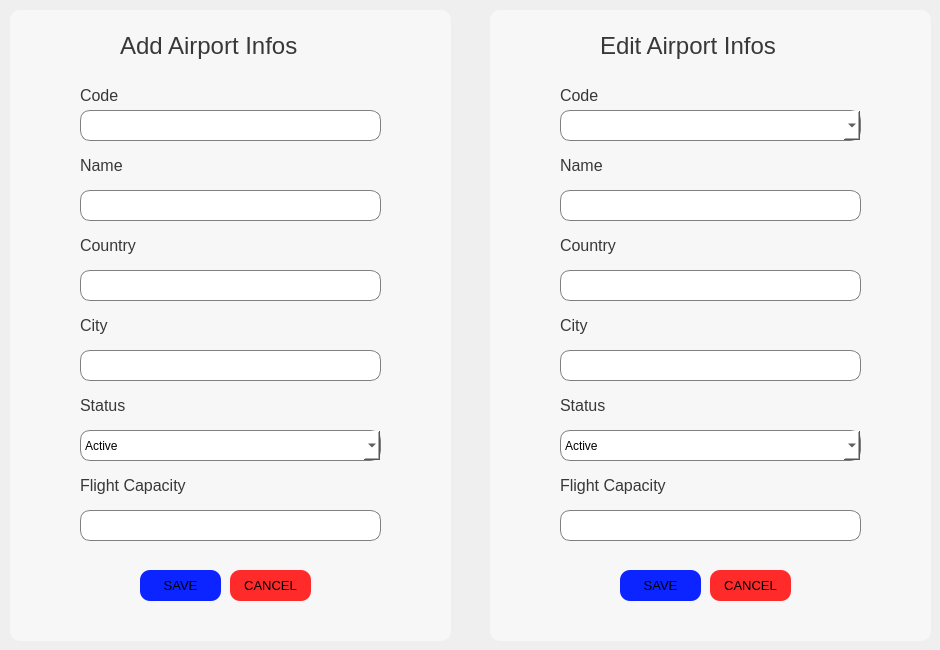
      <widget class="QWidget" name="tab_15">
       <attribute name="title">
        <string>Airport Infos</string>
       </attribute>
       <widget class="QFrame" name="frame_14">
        <property name="geometry">
         <rect>
          <x>10</x>
          <y>10</y>
          <width>441</width>
          <height>631</height>
         </rect>
        </property>
        <property name="styleSheet">
         <string notr="true">background-color: rgb(247, 247, 247);
border-radius: 10px;</string>
        </property>
        <property name="frameShape">
         <enum>QFrame::StyledPanel</enum>
        </property>
        <property name="frameShadow">
         <enum>QFrame::Raised</enum>
        </property>
        <widget class="QLabel" name="label_90">
         <property name="geometry">
          <rect>
           <x>110</x>
           <y>20</y>
           <width>211</width>
           <height>31</height>
          </rect>
         </property>
         <property name="font">
          <font>
           <pointsize>18</pointsize>
          </font>
         </property>
         <property name="styleSheet">
          <string notr="true">color: rgb(56, 56, 56);</string>
         </property>
         <property name="text">
          <string>Add Airport Infos</string>
         </property>
        </widget>
        <widget class="Line" name="line_22">
         <property name="geometry">
          <rect>
           <x>0</x>
           <y>60</y>
           <width>541</width>
           <height>16</height>
          </rect>
         </property>
         <property name="orientation">
          <enum>Qt::Horizontal</enum>
         </property>
        </widget>
        <widget class="QLabel" name="label_91">
         <property name="geometry">
          <rect>
           <x>70</x>
           <y>70</y>
           <width>51</width>
           <height>31</height>
          </rect>
         </property>
         <property name="font">
          <font>
           <pointsize>12</pointsize>
          </font>
         </property>
         <property name="styleSheet">
          <string notr="true">color: rgb(56, 56, 56);</string>
         </property>
         <property name="text">
          <string>Code</string>
         </property>
        </widget>
        <widget class="QLineEdit" name="lineEdit_48">
         <property name="geometry">
          <rect>
           <x>70</x>
           <y>100</y>
           <width>301</width>
           <height>31</height>
          </rect>
         </property>
         <property name="styleSheet">
          <string notr="true">border :1px solid grey;
border-radius: 10px;
background-color: rgb(255, 255, 255);</string>
         </property>
         <property name="text">
          <string/>
         </property>
        </widget>
        <widget class="QLineEdit" name="lineEdit_49">
         <property name="geometry">
          <rect>
           <x>70</x>
           <y>180</y>
           <width>301</width>
           <height>31</height>
          </rect>
         </property>
         <property name="styleSheet">
          <string notr="true">border :1px solid grey;
border-radius: 10px;
background-color: rgb(255, 255, 255);</string>
         </property>
         <property name="text">
          <string/>
         </property>
        </widget>
        <widget class="QLabel" name="label_92">
         <property name="geometry">
          <rect>
           <x>70</x>
           <y>140</y>
           <width>51</width>
           <height>31</height>
          </rect>
         </property>
         <property name="font">
          <font>
           <pointsize>12</pointsize>
          </font>
         </property>
         <property name="styleSheet">
          <string notr="true">color: rgb(56, 56, 56);</string>
         </property>
         <property name="text">
          <string>Name</string>
         </property>
        </widget>
        <widget class="QLabel" name="label_93">
         <property name="geometry">
          <rect>
           <x>70</x>
           <y>220</y>
           <width>61</width>
           <height>31</height>
          </rect>
         </property>
         <property name="font">
          <font>
           <pointsize>12</pointsize>
          </font>
         </property>
         <property name="styleSheet">
          <string notr="true">color: rgb(56, 56, 56);</string>
         </property>
         <property name="text">
          <string>Country</string>
         </property>
        </widget>
        <widget class="QLineEdit" name="lineEdit_50">
         <property name="geometry">
          <rect>
           <x>70</x>
           <y>260</y>
           <width>301</width>
           <height>31</height>
          </rect>
         </property>
         <property name="styleSheet">
          <string notr="true">border :1px solid grey;
border-radius: 10px;
background-color: rgb(255, 255, 255);</string>
         </property>
         <property name="text">
          <string/>
         </property>
        </widget>
        <widget class="QLabel" name="label_94">
         <property name="geometry">
          <rect>
           <x>70</x>
           <y>300</y>
           <width>51</width>
           <height>31</height>
          </rect>
         </property>
         <property name="font">
          <font>
           <pointsize>12</pointsize>
          </font>
         </property>
         <property name="styleSheet">
          <string notr="true">color: rgb(56, 56, 56);</string>
         </property>
         <property name="text">
          <string>City</string>
         </property>
        </widget>
        <widget class="QLineEdit" name="lineEdit_51">
         <property name="geometry">
          <rect>
           <x>70</x>
           <y>340</y>
           <width>301</width>
           <height>31</height>
          </rect>
         </property>
         <property name="styleSheet">
          <string notr="true">border :1px solid grey;
border-radius: 10px;
background-color: rgb(255, 255, 255);</string>
         </property>
         <property name="text">
          <string/>
         </property>
        </widget>
        <widget class="QLabel" name="label_95">
         <property name="geometry">
          <rect>
           <x>70</x>
           <y>380</y>
           <width>51</width>
           <height>31</height>
          </rect>
         </property>
         <property name="font">
          <font>
           <pointsize>12</pointsize>
          </font>
         </property>
         <property name="styleSheet">
          <string notr="true">color: rgb(56, 56, 56);</string>
         </property>
         <property name="text">
          <string>Status</string>
         </property>
        </widget>
        <widget class="QComboBox" name="comboBox_18">
         <property name="geometry">
          <rect>
           <x>70</x>
           <y>420</y>
           <width>301</width>
           <height>31</height>
          </rect>
         </property>
         <property name="styleSheet">
          <string notr="true">background-color: rgb(255, 255, 255);
border-radius: 10px;
border :1px solid grey;</string>
         </property>
         <item>
          <property name="text">
           <string>Active</string>
          </property>
         </item>
         <item>
          <property name="text">
           <string>Passive</string>
          </property>
         </item>
        </widget>
        <widget class="QLineEdit" name="lineEdit_52">
         <property name="geometry">
          <rect>
           <x>70</x>
           <y>500</y>
           <width>301</width>
           <height>31</height>
          </rect>
         </property>
         <property name="styleSheet">
          <string notr="true">border :1px solid grey;
border-radius: 10px;
background-color: rgb(255, 255, 255);</string>
         </property>
         <property name="text">
          <string/>
         </property>
        </widget>
        <widget class="QLabel" name="label_96">
         <property name="geometry">
          <rect>
           <x>70</x>
           <y>460</y>
           <width>111</width>
           <height>31</height>
          </rect>
         </property>
         <property name="font">
          <font>
           <pointsize>12</pointsize>
          </font>
         </property>
         <property name="styleSheet">
          <string notr="true">color: rgb(56, 56, 56);</string>
         </property>
         <property name="text">
          <string>Flight Capacity</string>
         </property>
        </widget>
        <widget class="Line" name="line_23">
         <property name="geometry">
          <rect>
           <x>0</x>
           <y>560</y>
           <width>541</width>
           <height>16</height>
          </rect>
         </property>
         <property name="orientation">
          <enum>Qt::Horizontal</enum>
         </property>
        </widget>
        <widget class="QPushButton" name="pushButton_25">
         <property name="geometry">
          <rect>
           <x>220</x>
           <y>560</y>
           <width>81</width>
           <height>31</height>
          </rect>
         </property>
         <property name="font">
          <font>
           <pointsize>10</pointsize>
          </font>
         </property>
         <property name="styleSheet">
          <string notr="true">background-color: rgb(255, 42, 42);
border-radius: 10px;</string>
         </property>
         <property name="text">
          <string>CANCEL</string>
         </property>
        </widget>
        <widget class="QPushButton" name="pushButton_26">
         <property name="geometry">
          <rect>
           <x>130</x>
           <y>560</y>
           <width>81</width>
           <height>31</height>
          </rect>
         </property>
         <property name="font">
          <font>
           <pointsize>10</pointsize>
          </font>
         </property>
         <property name="styleSheet">
          <string notr="true">background-color: rgb(12, 36, 255);
border-radius: 10px;</string>
         </property>
         <property name="text">
          <string>SAVE</string>
         </property>
        </widget>
       </widget>
       <widget class="QFrame" name="frame_15">
        <property name="geometry">
         <rect>
          <x>490</x>
          <y>10</y>
          <width>441</width>
          <height>631</height>
         </rect>
        </property>
        <property name="styleSheet">
         <string notr="true">background-color: rgb(247, 247, 247);
border-radius: 10px;</string>
        </property>
        <property name="frameShape">
         <enum>QFrame::StyledPanel</enum>
        </property>
        <property name="frameShadow">
         <enum>QFrame::Raised</enum>
        </property>
        <widget class="QLabel" name="label_97">
         <property name="geometry">
          <rect>
           <x>110</x>
           <y>20</y>
           <width>211</width>
           <height>31</height>
          </rect>
         </property>
         <property name="font">
          <font>
           <pointsize>18</pointsize>
          </font>
         </property>
         <property name="styleSheet">
          <string notr="true">color: rgb(56, 56, 56);</string>
         </property>
         <property name="text">
          <string>Edit Airport Infos</string>
         </property>
        </widget>
        <widget class="Line" name="line_24">
         <property name="geometry">
          <rect>
           <x>0</x>
           <y>60</y>
           <width>541</width>
           <height>16</height>
          </rect>
         </property>
         <property name="orientation">
          <enum>Qt::Horizontal</enum>
         </property>
        </widget>
        <widget class="QLabel" name="label_98">
         <property name="geometry">
          <rect>
           <x>70</x>
           <y>70</y>
           <width>51</width>
           <height>31</height>
          </rect>
         </property>
         <property name="font">
          <font>
           <pointsize>12</pointsize>
          </font>
         </property>
         <property name="styleSheet">
          <string notr="true">color: rgb(56, 56, 56);</string>
         </property>
         <property name="text">
          <string>Code</string>
         </property>
        </widget>
        <widget class="QLineEdit" name="lineEdit_54">
         <property name="geometry">
          <rect>
           <x>70</x>
           <y>180</y>
           <width>301</width>
           <height>31</height>
          </rect>
         </property>
         <property name="styleSheet">
          <string notr="true">border :1px solid grey;
border-radius: 10px;
background-color: rgb(255, 255, 255);</string>
         </property>
         <property name="text">
          <string/>
         </property>
        </widget>
        <widget class="QLabel" name="label_99">
         <property name="geometry">
          <rect>
           <x>70</x>
           <y>140</y>
           <width>51</width>
           <height>31</height>
          </rect>
         </property>
         <property name="font">
          <font>
           <pointsize>12</pointsize>
          </font>
         </property>
         <property name="styleSheet">
          <string notr="true">color: rgb(56, 56, 56);</string>
         </property>
         <property name="text">
          <string>Name</string>
         </property>
        </widget>
        <widget class="QLabel" name="label_100">
         <property name="geometry">
          <rect>
           <x>70</x>
           <y>220</y>
           <width>61</width>
           <height>31</height>
          </rect>
         </property>
         <property name="font">
          <font>
           <pointsize>12</pointsize>
          </font>
         </property>
         <property name="styleSheet">
          <string notr="true">color: rgb(56, 56, 56);</string>
         </property>
         <property name="text">
          <string>Country</string>
         </property>
        </widget>
        <widget class="QLineEdit" name="lineEdit_55">
         <property name="geometry">
          <rect>
           <x>70</x>
           <y>260</y>
           <width>301</width>
           <height>31</height>
          </rect>
         </property>
         <property name="styleSheet">
          <string notr="true">border :1px solid grey;
border-radius: 10px;
background-color: rgb(255, 255, 255);</string>
         </property>
         <property name="text">
          <string/>
         </property>
        </widget>
        <widget class="QLabel" name="label_101">
         <property name="geometry">
          <rect>
           <x>70</x>
           <y>300</y>
           <width>51</width>
           <height>31</height>
          </rect>
         </property>
         <property name="font">
          <font>
           <pointsize>12</pointsize>
          </font>
         </property>
         <property name="styleSheet">
          <string notr="true">color: rgb(56, 56, 56);</string>
         </property>
         <property name="text">
          <string>City</string>
         </property>
        </widget>
        <widget class="QLineEdit" name="lineEdit_56">
         <property name="geometry">
          <rect>
           <x>70</x>
           <y>340</y>
           <width>301</width>
           <height>31</height>
          </rect>
         </property>
         <property name="styleSheet">
          <string notr="true">border :1px solid grey;
border-radius: 10px;
background-color: rgb(255, 255, 255);</string>
         </property>
         <property name="text">
          <string/>
         </property>
        </widget>
        <widget class="QLabel" name="label_102">
         <property name="geometry">
          <rect>
           <x>70</x>
           <y>380</y>
           <width>51</width>
           <height>31</height>
          </rect>
         </property>
         <property name="font">
          <font>
           <pointsize>12</pointsize>
          </font>
         </property>
         <property name="styleSheet">
          <string notr="true">color: rgb(56, 56, 56);</string>
         </property>
         <property name="text">
          <string>Status</string>
         </property>
        </widget>
        <widget class="QComboBox" name="comboBox_19">
         <property name="geometry">
          <rect>
           <x>70</x>
           <y>420</y>
           <width>301</width>
           <height>31</height>
          </rect>
         </property>
         <property name="styleSheet">
          <string notr="true">background-color: rgb(255, 255, 255);
border-radius: 10px;
border :1px solid grey;</string>
         </property>
         <item>
          <property name="text">
           <string>Active</string>
          </property>
         </item>
         <item>
          <property name="text">
           <string>Passive</string>
          </property>
         </item>
        </widget>
        <widget class="QLineEdit" name="lineEdit_57">
         <property name="geometry">
          <rect>
           <x>70</x>
           <y>500</y>
           <width>301</width>
           <height>31</height>
          </rect>
         </property>
         <property name="styleSheet">
          <string notr="true">border :1px solid grey;
border-radius: 10px;
background-color: rgb(255, 255, 255);</string>
         </property>
         <property name="text">
          <string/>
         </property>
        </widget>
        <widget class="QLabel" name="label_103">
         <property name="geometry">
          <rect>
           <x>70</x>
           <y>460</y>
           <width>111</width>
           <height>31</height>
          </rect>
         </property>
         <property name="font">
          <font>
           <pointsize>12</pointsize>
          </font>
         </property>
         <property name="styleSheet">
          <string notr="true">color: rgb(56, 56, 56);</string>
         </property>
         <property name="text">
          <string>Flight Capacity</string>
         </property>
        </widget>
        <widget class="Line" name="line_25">
         <property name="geometry">
          <rect>
           <x>0</x>
           <y>560</y>
           <width>541</width>
           <height>16</height>
          </rect>
         </property>
         <property name="orientation">
          <enum>Qt::Horizontal</enum>
         </property>
        </widget>
        <widget class="QPushButton" name="pushButton_27">
         <property name="geometry">
          <rect>
           <x>220</x>
           <y>560</y>
           <width>81</width>
           <height>31</height>
          </rect>
         </property>
         <property name="font">
          <font>
           <pointsize>10</pointsize>
          </font>
         </property>
         <property name="styleSheet">
          <string notr="true">background-color: rgb(255, 42, 42);
border-radius: 10px;</string>
         </property>
         <property name="text">
          <string>CANCEL</string>
         </property>
        </widget>
        <widget class="QPushButton" name="pushButton_28">
         <property name="geometry">
          <rect>
           <x>130</x>
           <y>560</y>
           <width>81</width>
           <height>31</height>
          </rect>
         </property>
         <property name="font">
          <font>
           <pointsize>10</pointsize>
          </font>
         </property>
         <property name="styleSheet">
          <string notr="true">background-color: rgb(12, 36, 255);
border-radius: 10px;</string>
         </property>
         <property name="text">
          <string>SAVE</string>
         </property>
        </widget>
        <widget class="QComboBox" name="comboBox_36">
         <property name="geometry">
          <rect>
           <x>70</x>
           <y>100</y>
           <width>301</width>
           <height>31</height>
          </rect>
         </property>
         <property name="styleSheet">
          <string notr="true">border :1px solid grey;
border-radius: 10px;
background-color: rgb(255, 255, 255);</string>
         </property>
        </widget>
       </widget>
      </widget>
